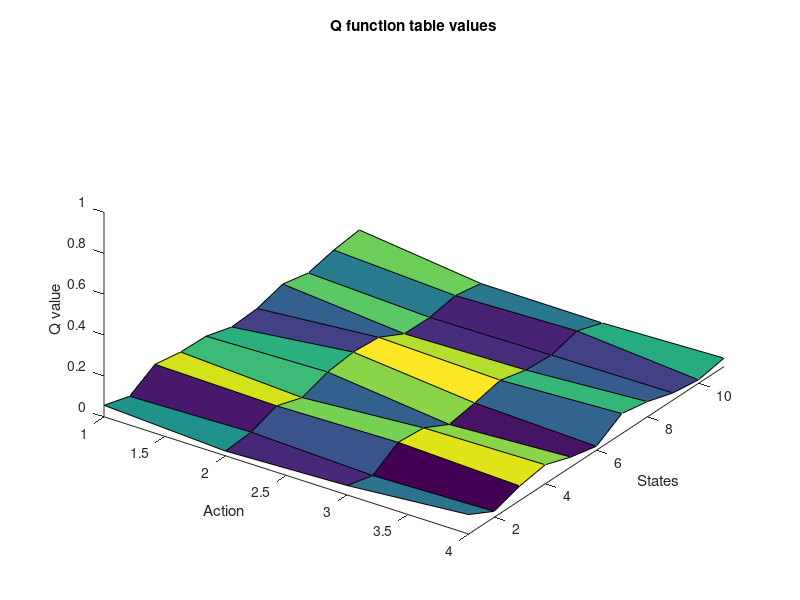

MATLAB code for this plot: (Note: this script raises an error after producing the figure.)
function qlearning()
    qTable = initQ();
    plotQtable(qTable)
    GreedyActionSelection(qTable,1,0)
end

% states [1..11]
% moves north 1, east 2, south 3, west 4

function state = startingState()
    state = 2;
    while (state == 2)
        state = randi([1,11]);
    end
end

function newState = transition(state, move)
    if (state == 1 && move == 1 )
        newState = 4;
    elseif (state == 1)
        newState = 1;
    elseif (state == 4 && move == 1)
        newState = 7;
    elseif (state == 4 && move == 3)
        newState = 1;
    elseif (state == 4)
        newState = 4;
    elseif (state == 7 && move == 2)
        newState = 8;
    elseif (state == 7 && move == 3)
        newState = 4;
    elseif (state == 7)
        newState = 7;
    elseif (state == 8 && move == 2)
        newState = 9;
    elseif (state == 8 && move == 4)
        newState = 7;
    elseif (state == 9 && move == 3)
        newState = 5;
    elseif (state == 9 && move == 2)
        newState = 10;
    elseif (state == 9 && move == 4)
        newState = 8;
    elseif (state == 9)
        newState = 9;
    elseif (state == 5 && move == 1)
        newState = 9;
    elseif (state == 5 && move == 3)
        newState = 2; % The goal state!
    elseif (state == 5)
        newState = 5;
    elseif (state == 2)
        newState = 2; % You're already at the goal 
    elseif (state == 10 && move == 2)
        newState = 11;
    elseif (state == 10 && move == 4)
        newState = 9;
    elseif (state == 11 && move == 3)
        newState = 6;
    elseif (state == 11 && move == 2)
        newState = 10;
    elseif (state == 11)
        newState = 11;
    elseif (state == 6 && move == 1)
        newState = 11;
    elseif (state == 6 && move == 3)
        newState = 3;
    elseif (state == 6)
        newState = 6;
    elseif (state == 3 && move == 1)
        newState = 6;
    elseif (state == 3)
        newState = 3;
    end
end

function r = reward(state, action)
    if (state == 5 && action == 3)
        r = 10;
    else
        r = 0;
    end
end

function qvals = initQ()
    upper = 0.1;
    lower = 0.01;
    range = upper - lower;
    mean = (upper + lower) / 2;
    
    qvals = range * (rand(11,4) - 0.5) + mean; 
end

function prob = greedyProbability()
    upper = 1;
    lower = 0;
    range = 1;
    mean = 0.5
    range * rand(1,1) + mean;
end

function action = GreedyActionSelection(qtable, state, e)
    % given a qtable and state return the action with the best qval
    % remaining e% of the time pick a random function
    
    % greedy part
    if (prob >= e) 
        action = max(qtable(state,:));
    else
        % pick a random value
        action = randi([1,4]);
    end
end

function action = actionSelect(qtable, state)
    action = reward(state, 1) + max(qtable);
end 

function plotQtable(qvals)
    figure
    hold on
    title('Q function table values')
    surf(qvals);
    xlabel('Action');
    ylabel('States');
    zlabel('Q value');
    axis([ 1 4 1 11 0 1])
    view([35 45]);
end